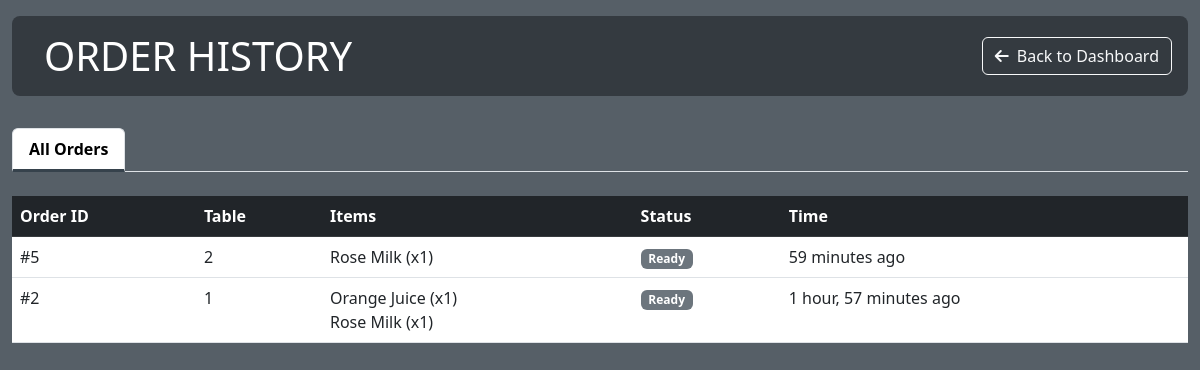
The app's page /bar/history/ with its own data.
### order/models.py (models this page shows, shortened)
class Order(models.Model):
    table = models.ForeignKey(Table, on_delete=models.CASCADE, related_name='orders')
    date_ordered = models.DateTimeField(auto_now_add=True)
    STATUS_CHOICES = [
        ('Pending', 'Pending'),
        ('Completed', 'Completed'),
    ]
    status = models.CharField(max_length=50, choices=STATUS_CHOICES, default='Pending')
    kitchen_status_choices = [
        ('Waiting', 'Waiting'),
        ('None', 'None'),
        ('Ready', 'Ready'),
    ]
    kitchen_status = models.CharField(max_length=50, choices=kitchen_status_choices, default='Waiting')
    bar_status = models.CharField(max_length=50, choices=kitchen_status_choices, default='Waiting')
    def get_bar_items(self):
        return self.order_items.filter(selection__item__category__title='Drink')

class Table(models.Model):
    table_number = models.PositiveIntegerField(unique=True)
    availability = models.BooleanField(default=True)
    qr_code = models.ImageField(upload_to='qrcodes/', blank=True, null=True,
                                help_text='create a qr code everytime a table is saved!')

class OrderItem(models.Model):
    order = models.ForeignKey(Order, on_delete=models.CASCADE, related_name='order_items')
    selection = models.ForeignKey(Selection, on_delete=models.CASCADE)
    quantity = models.PositiveIntegerField(default=1)
    total_price = models.DecimalField(max_digits=10, decimal_places=2, editable=False)

class Selection(models.Model):
    item = models.ForeignKey(Item, on_delete=models.CASCADE, related_name='selections')
    meat_option = models.ForeignKey(MeatOption, on_delete=models.SET_NULL, null=True, blank=True)
    spicy_level = models.ForeignKey(SpicyLevel, on_delete=models.SET_NULL, null=True, blank=True)

class Item(models.Model):
    name = models.CharField(max_length=100)
    description = models.TextField(null=True, blank=True)
    category = models.ForeignKey(Category, on_delete=models.CASCADE, related_name='items')
    image = models.ImageField(blank=True, null=True)
    base_price = models.DecimalField(max_digits=6, decimal_places=2)
    has_meat_options = models.BooleanField(default=False)
    has_spicy_options = models.BooleanField(default=False)

### bar/views.py (the view)
# urls.py: path('history/', views.bar_history_view, name='bar_history_view'),
def bar_history_view(request):
    completed_orders = Order.objects.exclude(
        status='Pending',
        bar_status='Waiting'
    ).order_by('-date_ordered')
    context = {
        'completed_orders': completed_orders,
    }
    return render(request, 'bar/history.html', context)

### bar/templates/bar/history.html (shortened to what this page needs)
{% extends "bar/base.html" %}
{% block content %}
<div class="kitchen-header d-flex justify-content-between align-items-center">
    <div class="d-flex align-items-center">
        <h1 class="mb-0">ORDER HISTORY</h1>
    </div>
    <a href="{% url 'bar:bar_view' %}" class="btn btn-outline-light">
        <i class="fas fa-arrow-left me-2"></i>Back to Dashboard
    </a>
</div>
<ul class="nav nav-tabs mb-4">
    <li class="nav-item">
        <a class="nav-link active" href="#">All Orders</a>
    </li>
</ul>
<div class="table-responsive">
    <table class="table table-hover">
        <thead class="table-dark">
        <tr>
            <th>Order ID</th>
            <th>Table</th>
            <th>Items</th>
            <th>Status</th>
            <th>Time</th>
        </tr>
        </thead>
        <tbody>
        {% for order in completed_orders %}
        {% with bar_items=order.get_bar_items %}
        {% if bar_items %}
        <tr>
            <td>#{{ order.id }}</td>
            <td>{{ order.table.table_number }}</td>
            <td>
                {% for item in bar_items %}
                {{ item.selection.item.name }} (x{{ item.quantity }})<br>
                {% endfor %}
            </td>
            <td>
                <span class="badge
                    {% if order.bar_status == 'Completed' %}bg-success{% else %}bg-secondary{% endif %}">
                    {{ order.bar_status }}
                </span>
            </td>
            <td>{{ order.date_ordered|timesince }} ago</td>
        </tr>
        {% endif %}
        {% endwith %}
        {% empty %}
        <tr>
            <td colspan="5" class="text-center py-4 text-muted">No order history yet</td>
        </tr>
        {% endfor %}
        </tbody>
    </table>
</div>
{% endblock %}

### bar/templates/bar/base.html (style rules this page uses)
:root { --primary-color: #565f67; --secondary-color: #343a40; --accent-color: #36424c; }
body { font-family: 'Segoe UI', Tahoma, Geneva, Verdana, sans-serif; background-color: var(--primary-color); }
.kitchen-header { background-color: var(--secondary-color); color: white; padding: 1rem; margin-bottom: 2rem; border-radius: 0.5rem; }
.nav-tabs .nav-link.active { font-weight: bold; border-bottom: 3px solid var(--accent-color); }

### records on screen
Order: id "5", table.table_number "2", bar_status "Ready", date_ordered "59 minutes"
OrderItem: selection.item.name "Rose Milk", quantity "1"
Order: id "2", table.table_number "1", bar_status "Ready", date_ordered "1 hour, 57 minutes"
OrderItem: selection.item.name "Orange Juice", quantity "1"
OrderItem: selection.item.name "Rose Milk", quantity "1"
